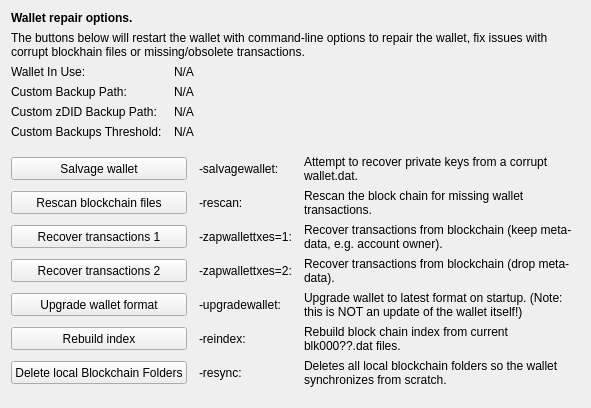
     <widget class="QWidget" name="tab_repair">
      <attribute name="title">
       <string>&amp;Wallet Repair</string>
      </attribute>
      <layout class="QGridLayout" name="gridLayout_4" columnstretch="0,0,0,0">
       <property name="horizontalSpacing">
        <number>12</number>
       </property>
       <item row="0" column="0" colspan="4">
        <widget class="QLabel" name="label_repair_header">
         <property name="font">
          <font>
           <weight>75</weight>
           <bold>true</bold>
          </font>
         </property>
         <property name="text">
          <string>Wallet repair options.</string>
         </property>
        </widget>
       </item>
       <item row="1" column="0" colspan="4">
        <widget class="QLabel" name="label_repair_helptext">
         <property name="font">
          <font>
           <weight>50</weight>
           <bold>false</bold>
          </font>
         </property>
         <property name="text">
          <string>The buttons below will restart the wallet with command-line options to repair the wallet, fix issues with corrupt blockhain files or missing/obsolete transactions.</string>
         </property>
         <property name="wordWrap">
          <bool>true</bool>
         </property>
        </widget>
       </item>
       <item row="2" column="0">
        <widget class="QLabel" name="wallet_path_label">
         <property name="text">
          <string>Wallet In Use:</string>
         </property>
        </widget>
       </item>
       <item row="2" column="1" colspan="3">
        <widget class="QLabel" name="wallet_path">
         <property name="cursor">
          <cursorShape>IBeamCursor</cursorShape>
         </property>
         <property name="text">
          <string>N/A</string>
         </property>
         <property name="textFormat">
          <enum>Qt::PlainText</enum>
         </property>
         <property name="textInteractionFlags">
          <set>Qt::LinksAccessibleByMouse|Qt::TextSelectableByKeyboard|Qt::TextSelectableByMouse</set>
         </property>
        </widget>
       </item>
       <item row="3" column="0">
        <widget class="QLabel" name="wallet_custombackuppath_label">
         <property name="text">
          <string>Custom Backup Path:</string>
         </property>
         <property name="visible">
          <bool>false</bool>
         </property>
        </widget>
       </item>
       <item row="3" column="1" colspan="3">
        <widget class="QLabel" name="wallet_custombackuppath">
         <property name="cursor">
          <cursorShape>IBeamCursor</cursorShape>
         </property>
         <property name="text">
          <string>N/A</string>
         </property>
         <property name="textFormat">
          <enum>Qt::PlainText</enum>
         </property>
         <property name="textInteractionFlags">
          <set>Qt::LinksAccessibleByMouse|Qt::TextSelectableByKeyboard|Qt::TextSelectableByMouse</set>
         </property>
         <property name="visible">
          <bool>false</bool>
         </property>
        </widget>
       </item>
       <item row="4" column="0">
        <widget class="QLabel" name="wallet_customzdidbackuppath_label">
         <property name="text">
          <string>Custom zDID Backup Path:</string>
         </property>
         <property name="visible">
          <bool>false</bool>
         </property>
        </widget>
       </item>
       <item row="4" column="1" colspan="3">
        <widget class="QLabel" name="wallet_customzdidbackuppath">
         <property name="cursor">
          <cursorShape>IBeamCursor</cursorShape>
         </property>
         <property name="text">
          <string>N/A</string>
         </property>
         <property name="textFormat">
          <enum>Qt::PlainText</enum>
         </property>
         <property name="textInteractionFlags">
          <set>Qt::LinksAccessibleByMouse|Qt::TextSelectableByKeyboard|Qt::TextSelectableByMouse</set>
         </property>
         <property name="visible">
          <bool>false</bool>
         </property>
        </widget>
       </item>
       <item row="5" column="0">
        <widget class="QLabel" name="wallet_custombackupthreshold_label">
         <property name="text">
          <string>Custom Backups Threshold:</string>
         </property>
         <property name="visible">
          <bool>false</bool>
         </property>
        </widget>
       </item>
       <item row="5" column="1" colspan="3">
        <widget class="QLabel" name="wallet_custombackupthreshold">
         <property name="cursor">
          <cursorShape>IBeamCursor</cursorShape>
         </property>
         <property name="text">
          <string>N/A</string>
         </property>
         <property name="textFormat">
          <enum>Qt::PlainText</enum>
         </property>
         <property name="textInteractionFlags">
          <set>Qt::LinksAccessibleByMouse|Qt::TextSelectableByKeyboard|Qt::TextSelectableByMouse</set>
         </property>
         <property name="visible">
          <bool>false</bool>
         </property>
        </widget>
       </item>
       <item row="6" column="0">
        <spacer name="verticalSpacer_repair1">
         <property name="orientation">
          <enum>Qt::Vertical</enum>
         </property>
         <property name="sizeHint" stdset="0">
          <size>
           <width>10</width>
           <height>10</height>
          </size>
         </property>
        </spacer>
       </item>
       <item row="7" column="0" colspan="2">
        <widget class="QPushButton" name="btn_salvagewallet">
         <property name="minimumSize">
          <size>
           <width>100</width>
           <height>23</height>
          </size>
         </property>
         <property name="text">
          <string>Salvage wallet</string>
         </property>
        </widget>
       </item>
       <item row="7" column="2">
        <widget class="QLabel" name="label_repair_salvage_command">
         <property name="text">
          <string notr="true">-salvagewallet:</string>
         </property>
        </widget>
       </item>
       <item row="7" column="3">
        <widget class="QLabel" name="label_repair_salvage">
         <property name="text">
          <string>Attempt to recover private keys from a corrupt wallet.dat.</string>
         </property>
         <property name="wordWrap">
          <bool>true</bool>
         </property>
        </widget>
       </item>
       <item row="8" column="0" colspan="2">
        <widget class="QPushButton" name="btn_rescan">
         <property name="minimumSize">
          <size>
           <width>100</width>
           <height>23</height>
          </size>
         </property>
         <property name="text">
          <string>Rescan blockchain files</string>
         </property>
        </widget>
       </item>
       <item row="8" column="2">
        <widget class="QLabel" name="label_repair_rescan_command">
         <property name="text">
          <string notr="true">-rescan:</string>
         </property>
        </widget>
       </item>
       <item row="8" column="3">
        <widget class="QLabel" name="label_repair_rescan">
         <property name="text">
          <string>Rescan the block chain for missing wallet transactions.</string>
         </property>
         <property name="wordWrap">
          <bool>true</bool>
         </property>
        </widget>
       </item>
       <item row="9" column="0" colspan="2">
        <widget class="QPushButton" name="btn_zapwallettxes1">
         <property name="minimumSize">
          <size>
           <width>100</width>
           <height>23</height>
          </size>
         </property>
         <property name="text">
          <string>Recover transactions 1</string>
         </property>
        </widget>
       </item>
       <item row="9" column="2">
        <widget class="QLabel" name="label_repair_zap1_command">
         <property name="text">
          <string notr="true">-zapwallettxes=1:</string>
         </property>
        </widget>
       </item>
       <item row="9" column="3">
        <widget class="QLabel" name="label_repair_zap1">
         <property name="text">
          <string>Recover transactions from blockchain (keep meta-data, e.g. account owner).</string>
         </property>
         <property name="wordWrap">
          <bool>true</bool>
         </property>
        </widget>
       </item>
       <item row="10" column="0" colspan="2">
        <widget class="QPushButton" name="btn_zapwallettxes2">
         <property name="minimumSize">
          <size>
           <width>100</width>
           <height>23</height>
          </size>
         </property>
         <property name="text">
          <string>Recover transactions 2</string>
         </property>
        </widget>
       </item>
       <item row="10" column="2">
        <widget class="QLabel" name="label_repair_zap2_command">
         <property name="text">
          <string notr="true">-zapwallettxes=2:</string>
         </property>
        </widget>
       </item>
       <item row="10" column="3">
        <widget class="QLabel" name="label_repair_zap2">
         <property name="text">
          <string>Recover transactions from blockchain (drop meta-data).</string>
         </property>
         <property name="wordWrap">
          <bool>true</bool>
         </property>
        </widget>
       </item>
       <item row="11" column="0" colspan="2">
        <widget class="QPushButton" name="btn_upgradewallet">
         <property name="minimumSize">
          <size>
           <width>100</width>
           <height>23</height>
          </size>
         </property>
         <property name="text">
          <string>Upgrade wallet format</string>
         </property>
        </widget>
       </item>
       <item row="11" column="2">
        <widget class="QLabel" name="label_repair_upgrade_command">
         <property name="text">
          <string notr="true">-upgradewallet:</string>
         </property>
        </widget>
       </item>
       <item row="11" column="3">
        <widget class="QLabel" name="label_repair_upgrade">
         <property name="text">
          <string>Upgrade wallet to latest format on startup. (Note: this is NOT an update of the wallet itself!)</string>
         </property>
         <property name="wordWrap">
          <bool>true</bool>
         </property>
        </widget>
       </item>
       <item row="12" column="0" colspan="2">
        <widget class="QPushButton" name="btn_reindex">
         <property name="minimumSize">
          <size>
           <width>100</width>
           <height>23</height>
          </size>
         </property>
         <property name="text">
          <string>Rebuild index</string>
         </property>
        </widget>
       </item>
       <item row="12" column="2">
        <widget class="QLabel" name="label_repair_reindex_command">
         <property name="text">
          <string notr="true">-reindex:</string>
         </property>
        </widget>
       </item>
       <item row="12" column="3">
        <widget class="QLabel" name="label_repair_reindex">
         <property name="text">
          <string>Rebuild block chain index from current blk000??.dat files.</string>
         </property>
         <property name="wordWrap">
          <bool>true</bool>
         </property>
        </widget>
       </item>
       <item row="13" column="0" colspan="2">
        <widget class="QPushButton" name="btn_resync">
         <property name="minimumSize">
          <size>
           <width>100</width>
           <height>23</height>
          </size>
         </property>
         <property name="text">
          <string>Delete local Blockchain Folders</string>
         </property>
        </widget>
       </item>
       <item row="13" column="2">
        <widget class="QLabel" name="label_repair_resync_command">
         <property name="text">
          <string>-resync:</string>
         </property>
        </widget>
       </item>
       <item row="13" column="3">
        <widget class="QLabel" name="label_repair_resync">
         <property name="text">
          <string>Deletes all local blockchain folders so the wallet synchronizes from scratch.</string>
         </property>
         <property name="wordWrap">
          <bool>true</bool>
         </property>
        </widget>
       </item>
       <item row="14" column="0">
        <spacer name="verticalSpacer_repair2">
         <property name="orientation">
          <enum>Qt::Vertical</enum>
         </property>
         <property name="sizeHint" stdset="0">
          <size>
           <width>20</width>
           <height>10</height>
          </size>
         </property>
        </spacer>
       </item>
      </layout>
     </widget>
